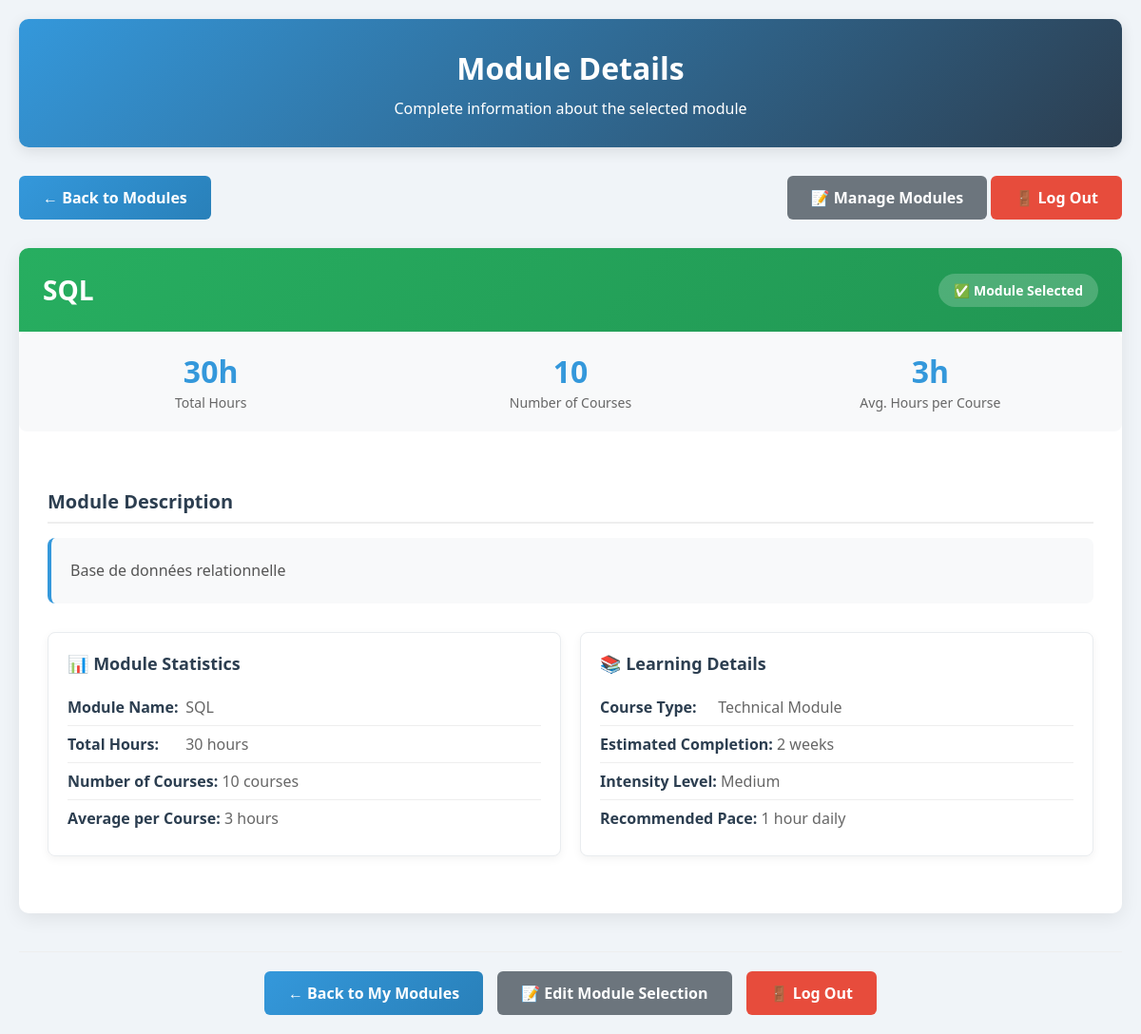
The app's page /page3.php?id=2 (signed in) with its own data.
### tables this page shows
CREATE TABLE modules (
    id INT AUTO_INCREMENT PRIMARY KEY,
    nom VARCHAR(100),
    description TEXT
);

### page3.php (the view, shortened to what this page needs)
<?php
require 'config.php';
$module_id = mysqli_real_escape_string($conn, $_GET['id']);
$user_id = $_SESSION['user_id'];
$sql = "SELECT * FROM modules WHERE id = $module_id";
$result = mysqli_query($conn, $sql);
$module = mysqli_fetch_assoc($result);
$has_access_sql = "SELECT * FROM user_modules WHERE user_id = $user_id AND module_id = $module_id";
$has_access_result = mysqli_query($conn, $has_access_sql);
$has_access = mysqli_num_rows($has_access_result) > 0;
?>
<!DOCTYPE html>
<html>
<head>
</head>
<body>
    <div class="container">
        <div class="header">
            <h2>Module Details</h2>
            <p>Complete information about the selected module</p>
        </div>
        <div class="back-nav">
            <a href="page2.php" class="btn btn-primary">← Back to Modules</a>
            <div>
                <a href="modules.php" class="btn btn-secondary">📝 Manage Modules</a>
                <a href="logout.php" class="btn btn-danger">🚪 Log Out</a>
            </div>
        </div>
        <?php if (!$has_access): ?>
            <div class="access-message">
                <h3>⚠️ Access Restricted</h3>
                <p>You don't have access to this module. Please select it in the modules management page first.</p>
                <a href="modules.php" class="btn btn-primary" style="margin-top: 15px;">Go to Modules Management</a>
            </div>
        <?php else: ?>
            <div class="module-details-card">
                <div class="module-header">
                    <h2 class="module-title"><?php echo $module['nom']; ?></h2>
                    <span class="module-status">✅ Module Selected</span>
                </div>
                <div class="module-stats">
                    <div class="stat-item">
                        <span class="stat-value"><?php echo $module['masse_horaire']; ?>h</span>
                        <span class="stat-label">Total Hours</span>
                    </div>
                    <div class="stat-item">
                        <span class="stat-value"><?php echo $module['nombre_cours']; ?></span>
                        <span class="stat-label">Number of Courses</span>
                    </div>
                    <div class="stat-item">
                        <span class="stat-value">
                            <?php
                                if ($module['nombre_cours'] > 0) {
                                    echo round($module['masse_horaire'] / $module['nombre_cours'], 1);
                                } else {
                                    echo '0';
                                }
                            ?>h
                        </span>
                        <span class="stat-label">Avg. Hours per Course</span>
                    </div>
                </div>
                <div class="module-content">
                    <div class="description-section">
                        <h3 class="section-title">Module Description</h3>
                        <div class="description-box">
                            <?php echo nl2br($module['description']); ?>
                        </div>
                    </div>
                    <div class="module-info-grid">
                        <div class="info-card">
                            <h4>📊 Module Statistics</h4>
                            <ul class="info-list">
                                <li><strong>Module Name:</strong> <?php echo $module['nom']; ?></li>
                                <li><strong>Total Hours:</strong> <?php echo $module['masse_horaire']; ?> hours</li>
                                <li><strong>Number of Courses:</strong> <?php echo $module['nombre_cours']; ?> courses</li>
                                <li><strong>Average per Course:</strong>
                                    <?php
                                        if ($module['nombre_cours'] > 0) {
                                            echo round($module['masse_horaire'] / $module['nombre_cours'], 1) . ' hours';
                                        } else {
                                            echo 'N/A';
                                        }
                                    ?>
                                </li>
                            </ul>
                        </div>
                        <div class="info-card">
                            <h4>📚 Learning Details</h4>
                            <ul class="info-list">
                                <li><strong>Course Type:</strong> Technical Module</li>
                                <li><strong>Estimated Completion:</strong>
                                    <?php
                                        $weeks = ceil($module['masse_horaire'] / 15);
                                        echo $weeks . ' week' . ($weeks > 1 ? 's' : '');
                                    ?>
                                </li>
                                <li><strong>Intensity Level:</strong>
                                    <?php
                                        if ($module['masse_horaire'] >= 50) {
                                            echo 'High';
                                        } elseif ($module['masse_horaire'] >= 30) {
                                            echo 'Medium';
                                        } else {
                                            echo 'Low';
                                        }
                                    ?>
                                </li>
                                <li><strong>Recommended Pace:</strong>
                                    <?php
                                        $daily = ceil($module['masse_horaire'] / 30);
                                        echo $daily . ' hour' . ($daily > 1 ? 's' : '') . ' daily';
                                    ?>
                                </li>
                            </ul>
                        </div>
                    </div>
                </div>
            </div>
        <?php endif; ?>
        <div class="footer-actions">
            <a href="page2.php" class="btn btn-primary">← Back to My Modules</a>
            <a href="modules.php" class="btn btn-secondary">📝 Edit Module Selection</a>
            <a href="logout.php" class="btn btn-danger">🚪 Log Out</a>
        </div>
    </div>
</body>
</html>

### page3.php (style rules this page uses)
* { margin: 0; padding: 0; box-sizing: border-box; font-family: 'Segoe UI', Tahoma, Geneva, Verdana, sans-serif; }
body { background-color: #f0f4f8; color: #333; min-height: 100vh; }
.container { max-width: 1200px; margin: 0 auto; padding: 20px; }
.header { background: linear-gradient(135deg, #3498db 0%, #2c3e50 100%); color: white; padding: 30px; border-radius: 10px; margin-bottom: 30px; box-shadow: 0 4px 15px rgba(0, 0, 0, 0.1); text-align: center; }
.header h2 { font-size: 32px; margin-bottom: 10px; }
.back-nav { display: flex; justify-content: space-between; align-items: center; margin-bottom: 30px; flex-wrap: wrap; gap: 15px; }
.btn { display: inline-block; padding: 12px 25px; border: none; border-radius: 6px; font-size: 16px; font-weight: 600; cursor: pointer; text-decoration: none; transition: all 0.3s ease; text-align: center; }
.btn-primary { background: linear-gradient(135deg, #3498db 0%, #2980b9 100%); color: white; }
.btn-secondary { background-color: #6c757d; color: white; }
.btn-danger { background-color: #e74c3c; color: white; }
.module-details-card { background-color: white; border-radius: 10px; box-shadow: 0 5px 20px rgba(0, 0, 0, 0.08); overflow: hidden; margin-bottom: 30px; }
.module-header { background: linear-gradient(135deg, #27ae60 0%, #219653 100%); color: white; padding: 25px; display: flex; justify-content: space-between; align-items: center; flex-wrap: wrap; gap: 15px; }
.module-title { font-size: 28px; font-weight: bold; }
.module-status { background-color: rgba(255, 255, 255, 0.2); padding: 8px 16px; border-radius: 20px; font-size: 14px; font-weight: 600; }
.module-content { padding: 30px; }
.module-stats { display: flex; justify-content: space-around; background-color: #f8f9fa; padding: 20px; border-radius: 8px; margin-bottom: 30px; flex-wrap: wrap; gap: 15px; }
.stat-item { text-align: center; flex: 1; min-width: 150px; }
.stat-value { font-size: 32px; font-weight: bold; color: #3498db; display: block; }
.stat-label { color: #666; font-size: 14px; margin-top: 5px; }
.description-section { margin-bottom: 30px; }
.section-title { font-size: 20px; color: #2c3e50; margin-bottom: 15px; padding-bottom: 8px; border-bottom: 2px solid #eee; }
.description-box { background-color: #f8f9fa; padding: 20px; border-radius: 8px; line-height: 1.8; color: #555; border-left: 4px solid #3498db; }
.module-info-grid { display: grid; grid-template-columns: repeat(auto-fit, minmax(300px, 1fr)); gap: 20px; margin-bottom: 30px; }
.info-card { background-color: white; border: 1px solid #e9ecef; padding: 20px; border-radius: 8px; box-shadow: 0 3px 10px rgba(0, 0, 0, 0.05); }
.info-card h4 { color: #2c3e50; margin-bottom: 15px; font-size: 18px; }
.info-list { list-style-type: none; }
.info-list li { padding: 8px 0; border-bottom: 1px solid #eee; color: #666; }
.info-list li:last-child { border-bottom: none; }
.info-list strong { color: #2c3e50; min-width: 120px; display: inline-block; }
.footer-actions { display: flex; justify-content: center; gap: 15px; margin-top: 40px; padding-top: 20px; border-top: 1px solid #eee; flex-wrap: wrap; }

### records on screen
modules: nom "SQL", masse_horaire "30", nombre_cours "10", $module['masse_horaire'] / $module['nombre_cours'] "3", description "Base de données relationnelle", masse_horaire "2", masse_horaire "1"
